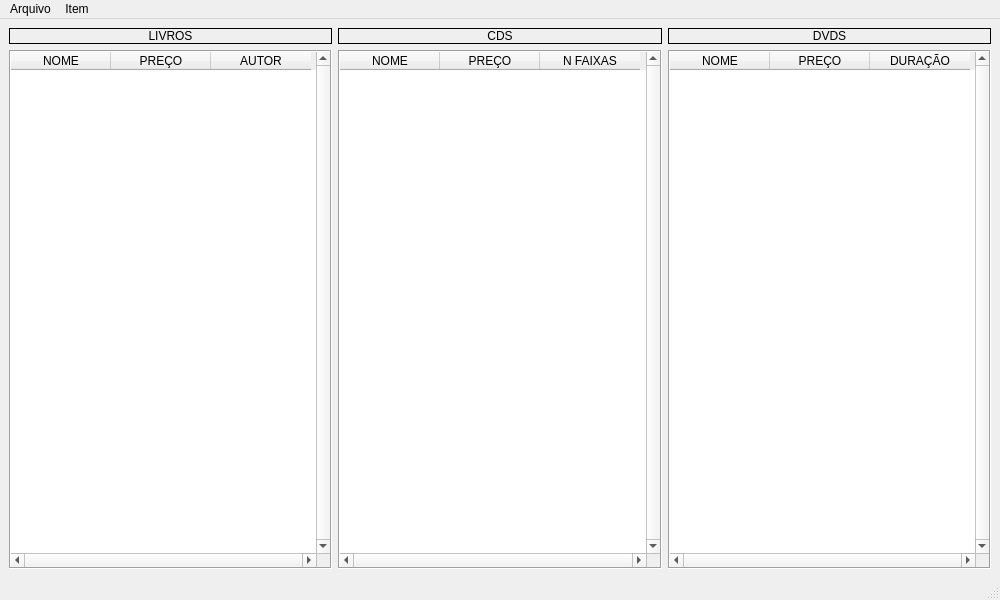
<?xml version="1.0" encoding="UTF-8"?>
<ui version="4.0">
 <class>MainLoja</class>
 <widget class="QMainWindow" name="MainLoja">
  <property name="geometry">
   <rect>
    <x>0</x>
    <y>0</y>
    <width>1000</width>
    <height>600</height>
   </rect>
  </property>
  <property name="windowTitle">
   <string>Estoque em loja</string>
  </property>
  <widget class="QWidget" name="centralwidget">
   <layout class="QHBoxLayout" name="horizontalLayout">
    <item>
     <layout class="QVBoxLayout" name="verticalLayout">
      <item>
       <widget class="QLabel" name="LIVROS">
        <property name="autoFillBackground">
         <bool>false</bool>
        </property>
        <property name="frameShape">
         <enum>QFrame::Box</enum>
        </property>
        <property name="text">
         <string>LIVROS</string>
        </property>
        <property name="alignment">
         <set>Qt::AlignCenter</set>
        </property>
       </widget>
      </item>
      <item>
       <widget class="QTableWidget" name="LIVROS_TABLE">
        <property name="frameShape">
         <enum>QFrame::Box</enum>
        </property>
        <property name="verticalScrollBarPolicy">
         <enum>Qt::ScrollBarAlwaysOn</enum>
        </property>
        <property name="horizontalScrollBarPolicy">
         <enum>Qt::ScrollBarAlwaysOn</enum>
        </property>
        <property name="tabKeyNavigation">
         <bool>false</bool>
        </property>
        <property name="selectionMode">
         <enum>QAbstractItemView::SingleSelection</enum>
        </property>
        <property name="selectionBehavior">
         <enum>QAbstractItemView::SelectRows</enum>
        </property>
        <property name="columnCount">
         <number>3</number>
        </property>
        <attribute name="verticalHeaderVisible">
         <bool>false</bool>
        </attribute>
        <column>
         <property name="text">
          <string>NOME</string>
         </property>
        </column>
        <column>
         <property name="text">
          <string>PREÇO</string>
         </property>
        </column>
        <column>
         <property name="text">
          <string>AUTOR</string>
         </property>
        </column>
       </widget>
      </item>
     </layout>
    </item>
    <item>
     <layout class="QVBoxLayout" name="verticalLayout_2">
      <item>
       <widget class="QLabel" name="CDS">
        <property name="frameShape">
         <enum>QFrame::Box</enum>
        </property>
        <property name="text">
         <string>CDS</string>
        </property>
        <property name="alignment">
         <set>Qt::AlignCenter</set>
        </property>
       </widget>
      </item>
      <item>
       <widget class="QTableWidget" name="CDS_TABLE">
        <property name="frameShape">
         <enum>QFrame::Box</enum>
        </property>
        <property name="verticalScrollBarPolicy">
         <enum>Qt::ScrollBarAlwaysOn</enum>
        </property>
        <property name="horizontalScrollBarPolicy">
         <enum>Qt::ScrollBarAlwaysOn</enum>
        </property>
        <property name="tabKeyNavigation">
         <bool>false</bool>
        </property>
        <property name="selectionMode">
         <enum>QAbstractItemView::SingleSelection</enum>
        </property>
        <property name="selectionBehavior">
         <enum>QAbstractItemView::SelectRows</enum>
        </property>
        <property name="columnCount">
         <number>3</number>
        </property>
        <attribute name="verticalHeaderVisible">
         <bool>false</bool>
        </attribute>
        <column>
         <property name="text">
          <string>NOME</string>
         </property>
        </column>
        <column>
         <property name="text">
          <string>PREÇO</string>
         </property>
        </column>
        <column>
         <property name="text">
          <string>N FAIXAS</string>
         </property>
        </column>
       </widget>
      </item>
     </layout>
    </item>
    <item>
     <layout class="QVBoxLayout" name="verticalLayout_3">
      <item>
       <widget class="QLabel" name="DVDS">
        <property name="frameShape">
         <enum>QFrame::Box</enum>
        </property>
        <property name="text">
         <string>DVDS</string>
        </property>
        <property name="alignment">
         <set>Qt::AlignCenter</set>
        </property>
       </widget>
      </item>
      <item>
       <widget class="QTableWidget" name="DVDS_TABLE">
        <property name="frameShape">
         <enum>QFrame::Box</enum>
        </property>
        <property name="verticalScrollBarPolicy">
         <enum>Qt::ScrollBarAlwaysOn</enum>
        </property>
        <property name="horizontalScrollBarPolicy">
         <enum>Qt::ScrollBarAlwaysOn</enum>
        </property>
        <property name="tabKeyNavigation">
         <bool>false</bool>
        </property>
        <property name="selectionMode">
         <enum>QAbstractItemView::SingleSelection</enum>
        </property>
        <property name="selectionBehavior">
         <enum>QAbstractItemView::SelectRows</enum>
        </property>
        <property name="columnCount">
         <number>3</number>
        </property>
        <attribute name="verticalHeaderVisible">
         <bool>false</bool>
        </attribute>
        <column>
         <property name="text">
          <string>NOME</string>
         </property>
        </column>
        <column>
         <property name="text">
          <string>PREÇO</string>
         </property>
        </column>
        <column>
         <property name="text">
          <string>DURAÇÃO</string>
         </property>
        </column>
       </widget>
      </item>
     </layout>
    </item>
   </layout>
  </widget>
  <widget class="QStatusBar" name="statusbar"/>
  <widget class="QMenuBar" name="menubar">
   <property name="geometry">
    <rect>
     <x>0</x>
     <y>0</y>
     <width>1000</width>
     <height>22</height>
    </rect>
   </property>
   <widget class="QMenu" name="menuArquivo">
    <property name="title">
     <string>Arquivo</string>
    </property>
    <addaction name="actionLer"/>
    <addaction name="actionSalvar"/>
    <addaction name="separator"/>
    <addaction name="actionSair"/>
   </widget>
   <widget class="QMenu" name="menuItem">
    <property name="title">
     <string>Item</string>
    </property>
    <addaction name="actionIncluir_Livro"/>
    <addaction name="actionIncluir_CD"/>
    <addaction name="actionIncluir_DVD"/>
   </widget>
   <addaction name="menuArquivo"/>
   <addaction name="menuItem"/>
  </widget>
  <action name="actionLer">
   <property name="text">
    <string>Ler...</string>
   </property>
  </action>
  <action name="actionSalvar">
   <property name="text">
    <string>Salvar...</string>
   </property>
  </action>
  <action name="actionSair">
   <property name="text">
    <string>Sair</string>
   </property>
  </action>
  <action name="actionIncluir_Livro">
   <property name="text">
    <string>Incluir Livro...</string>
   </property>
  </action>
  <action name="actionIncluir_CD">
   <property name="text">
    <string>Incluir CD...</string>
   </property>
  </action>
  <action name="actionIncluir_DVD">
   <property name="text">
    <string>Incluir DVD...</string>
   </property>
  </action>
 </widget>
 <resources/>
 <connections/>
</ui>
